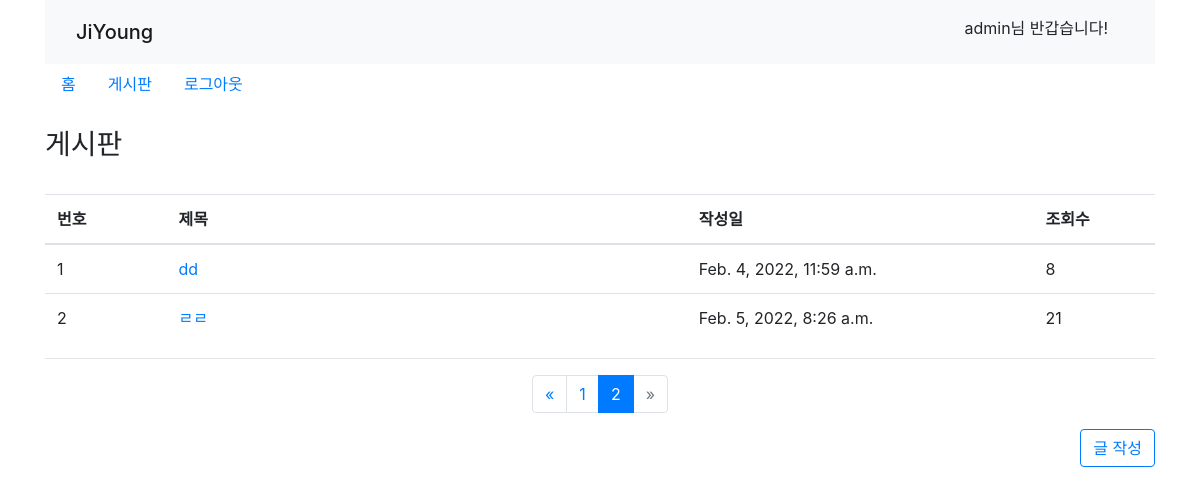
Page /crud/?&page=2 (signed in) on the earlier database version.
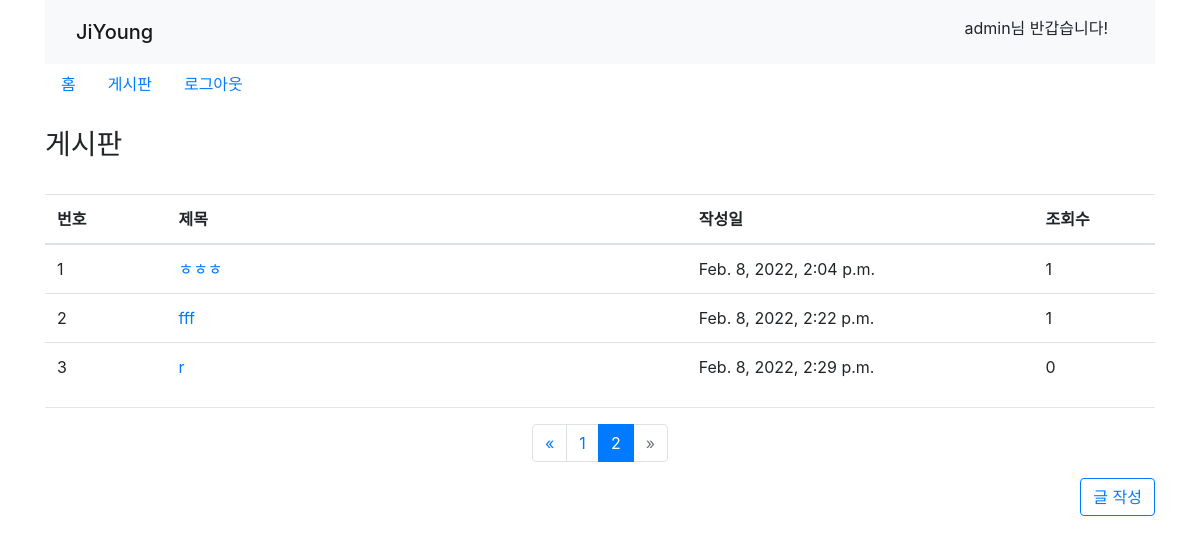
Same page on the later database version.
### crud/models.py (models this page shows)
class Post(models.Model):
   post_title = models.CharField(max_length=100)
   post_content = models.TextField()
   post_views = models.IntegerField(default=0)
   created_at = models.DateTimeField(auto_now_add=True)
   updated_at = models.DateTimeField(auto_now=True)
   """
   1. models.py에서 모델 변경사항을 적용한다
   2. python manage.py makemigrations 명령어를 실행하여
      변경사항에 대한 migration을 만든다
   3. python manage.py migrate 명령어를 실행하여
      변경사항을 데이터베이스에 적용한다
   """

### crud/views.py (the view)
# urls.py: path('', views.index, name='index'),
@login_required
def index(request):
    post_list = Post.objects.all()
    paginator = Paginator(post_list, 10)
    page = request.GET.get('page')
    posts = paginator.get_page(page)
    context = {'post_list' : post_list, 'posts':posts}
    return render(request, 'crud/index.html', context)

### crud/templates/crud/index.html (shortened to what this page needs)
<!doctype html>
<html>
    <head>
        {% extends "base.html" %}
        {% block content %}
        <h3>게시판</h3><br>
        <table class="table table-hover">
            <thead>
                <tr>
                    <th width="70">번호</th>
                    <th width="300">제목</th>
                    <th width="200">작성일</th>
                    <th width="70">조회수</th>
                </tr>
            </thead>
            <tbody>
                {% for p in posts %}
                <tr>
                    <td >{{ forloop.counter }}</td>
                    <td><a href="{% url 'crud:detail' p.id %}"> {{ p.post_title }} </a></td>
                    <td>{{ p.created_at }}</td>
                    <td>{{ p.post_views }}</td>
                </tr>
                {% endfor %}
            </tbody>
        </table>
        <hr>
        <div class="text-center">
            <ul class="pagination justify-content-center">
                {% if posts.has_previous %}
                <li class="page-item">
                    <a class="page-link" href="?&page={{ posts.previous_page_number }}" aria-label="Previous">
                        <span aria-hidden="true">&laquo;</span>
                    </a>
                </li>
                {% endif %}
                {% for page_number in posts.paginator.page_range %}
                {% if page_number == posts.number %}
                <li class="page-item active" aria-current="page">
                    <a class="page-link" href="?&page={{ page_number }}">{{ page_number }}</a>
                </li>
                {% else %}
                <li class="page-item">
                    <a class="page-link" href="?&page={{ page_number }}">{{ page_number }}</a>
                </li>
                {% endif %}
                {% endfor %}
                {% if posts.has_next %}
                <li class="page-item">
                    <a class="page-link" href="?&page={{ posts.next_page_number }}" aria-label="Next">
                        <span aria-hidden="true">&raquo;</span>
                        <span class="sr-only">Next</span>
                    </a>
                </li>
                {% else %}
                <li class="page-item disabled">
                    <a class="page-link" tabindex="-1" aria-disabled="true" href="#" aria-label="Next">
                        <span aria-hidden="true">&raquo;</span>
                    </a>
                </li>
                {% endif %}
            </ul>
        </div>
        <div class="float-right">
            <a href={% url 'crud:write' %}><input class="btn btn-outline-primary" type="button" value="글 작성"></a>
        </div>
        {% endblock content %}

### templates/base.html (shortened to what this page needs)
<!doctype html>
{% load bootstrap4 %}
<html>
    <head>
        <link rel="stylesheet" href="https://stackpath.bootstrapcdn.com/bootstrap/4.3.1/css/bootstrap.min.css">
    </head>
    <body>
        <div class="container">
            <nav class="navbar navbar-light bg-light">
                <div class="container-fluid">
                    <span class="navbar-brand mb-0 h1">JiYoung</span>
                    {% if user.is_authenticated %}
                    <label class="nav-link active">{{ user.username }}님 반갑습니다!</label>
                    {% endif %}
                </div>
            </nav>
            <nav class="nav">
                <a class="nav-link active" href="/">홈</a>
                {% if user.is_authenticated %}
                <a class="nav-link active" href="/crud/">게시판</a>
                <a class="nav-link active" href="{% url 'users:logout' %}">로그아웃</a>
                {% else %}
                <a class="nav-link active" href="{% url 'users:login' %}">로그인</a>
                <a class="nav-link active" href="{% url 'users:signup' %}">회원가입</a>
                {% endif %}
            </nav><br>
            {% block content%}
            {% endblock content %}
            <br><br><br><br><br>
        </div>
    </body>
</html>

Differences in the rows shown:
removed Post: post_title "dd", created_at "Feb. 4, 2022, 11:59 a.m.", post_views "8"
removed Post: post_title "ㄹㄹ", created_at "Feb. 5, 2022, 8:26 a.m.", post_views "21"
added Post: post_title "ㅎㅎㅎ", created_at "Feb. 8, 2022, 2:04 p.m.", post_views "1"
added Post: post_title "fff", created_at "Feb. 8, 2022, 2:22 p.m.", post_views "1"
added Post: post_title "r", created_at "Feb. 8, 2022, 2:29 p.m.", post_views "0"
